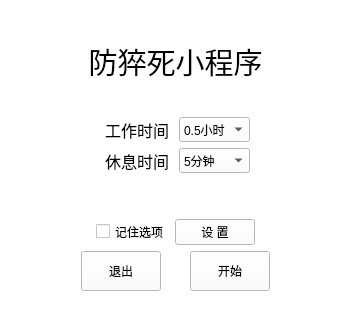
<?xml version="1.0" encoding="UTF-8"?>
<ui version="4.0">
 <class>rest</class>
 <widget class="QWidget" name="rest">
  <property name="geometry">
   <rect>
    <x>0</x>
    <y>0</y>
    <width>350</width>
    <height>318</height>
   </rect>
  </property>
  <property name="sizePolicy">
   <sizepolicy hsizetype="Fixed" vsizetype="Fixed">
    <horstretch>0</horstretch>
    <verstretch>0</verstretch>
   </sizepolicy>
  </property>
  <property name="minimumSize">
   <size>
    <width>350</width>
    <height>318</height>
   </size>
  </property>
  <property name="maximumSize">
   <size>
    <width>350</width>
    <height>318</height>
   </size>
  </property>
  <property name="windowTitle">
   <string>rest</string>
  </property>
  <property name="windowIcon">
   <iconset>
    <normaloff>assets/img/icon.svg</normaloff>assets/img/icon.svg</iconset>
  </property>
  <property name="styleSheet">
   <string notr="true">background-color: rgb(255, 255, 255);</string>
  </property>
  <widget class="QWidget" name="gridLayoutWidget">
   <property name="geometry">
    <rect>
     <x>0</x>
     <y>0</y>
     <width>351</width>
     <height>321</height>
    </rect>
   </property>
   <layout class="QGridLayout" name="gridLayout">
    <property name="sizeConstraint">
     <enum>QLayout::SetDefaultConstraint</enum>
    </property>
    <item row="8" column="0">
     <layout class="QHBoxLayout" name="horizontalLayout_4">
      <item>
       <spacer name="horizontalSpacer_9">
        <property name="orientation">
         <enum>Qt::Horizontal</enum>
        </property>
        <property name="sizeHint" stdset="0">
         <size>
          <width>40</width>
          <height>20</height>
         </size>
        </property>
       </spacer>
      </item>
      <item>
       <widget class="QCheckBox" name="checkBox">
        <property name="minimumSize">
         <size>
          <width>0</width>
          <height>25</height>
         </size>
        </property>
        <property name="text">
         <string>记住选项</string>
        </property>
       </widget>
      </item>
      <item>
       <widget class="QPushButton" name="pushButton_3">
        <property name="text">
         <string>设 置</string>
        </property>
       </widget>
      </item>
      <item>
       <spacer name="horizontalSpacer_8">
        <property name="orientation">
         <enum>Qt::Horizontal</enum>
        </property>
        <property name="sizeHint" stdset="0">
         <size>
          <width>40</width>
          <height>20</height>
         </size>
        </property>
       </spacer>
      </item>
     </layout>
    </item>
    <item row="4" column="0">
     <layout class="QHBoxLayout" name="horizontalLayout_3">
      <item>
       <spacer name="horizontalSpacer_6">
        <property name="orientation">
         <enum>Qt::Horizontal</enum>
        </property>
        <property name="sizeType">
         <enum>QSizePolicy::Fixed</enum>
        </property>
        <property name="sizeHint" stdset="0">
         <size>
          <width>90</width>
          <height>20</height>
         </size>
        </property>
       </spacer>
      </item>
      <item>
       <widget class="QLabel" name="label_3">
        <property name="minimumSize">
         <size>
          <width>0</width>
          <height>25</height>
         </size>
        </property>
        <property name="font">
         <font>
          <family>幼圆</family>
          <pointsize>12</pointsize>
         </font>
        </property>
        <property name="text">
         <string>休息时间</string>
        </property>
        <property name="alignment">
         <set>Qt::AlignCenter</set>
        </property>
       </widget>
      </item>
      <item>
       <widget class="QComboBox" name="restBox">
        <property name="minimumSize">
         <size>
          <width>0</width>
          <height>25</height>
         </size>
        </property>
        <item>
         <property name="text">
          <string>5分钟</string>
         </property>
        </item>
        <item>
         <property name="text">
          <string>10分钟</string>
         </property>
        </item>
        <item>
         <property name="text">
          <string>15分钟</string>
         </property>
        </item>
        <item>
         <property name="text">
          <string>20分钟</string>
         </property>
        </item>
       </widget>
      </item>
      <item>
       <spacer name="horizontalSpacer_7">
        <property name="orientation">
         <enum>Qt::Horizontal</enum>
        </property>
        <property name="sizeType">
         <enum>QSizePolicy::Fixed</enum>
        </property>
        <property name="sizeHint" stdset="0">
         <size>
          <width>90</width>
          <height>20</height>
         </size>
        </property>
       </spacer>
      </item>
     </layout>
    </item>
    <item row="2" column="0">
     <layout class="QVBoxLayout" name="verticalLayout">
      <item>
       <widget class="QLabel" name="label">
        <property name="minimumSize">
         <size>
          <width>0</width>
          <height>100</height>
         </size>
        </property>
        <property name="font">
         <font>
          <family>Arial</family>
          <pointsize>22</pointsize>
         </font>
        </property>
        <property name="text">
         <string>防猝死小程序</string>
        </property>
        <property name="alignment">
         <set>Qt::AlignCenter</set>
        </property>
       </widget>
      </item>
     </layout>
    </item>
    <item row="3" column="0">
     <layout class="QHBoxLayout" name="horizontalLayout_2">
      <item>
       <spacer name="horizontalSpacer_4">
        <property name="orientation">
         <enum>Qt::Horizontal</enum>
        </property>
        <property name="sizeType">
         <enum>QSizePolicy::Fixed</enum>
        </property>
        <property name="sizeHint" stdset="0">
         <size>
          <width>90</width>
          <height>20</height>
         </size>
        </property>
       </spacer>
      </item>
      <item>
       <widget class="QLabel" name="label_2">
        <property name="minimumSize">
         <size>
          <width>0</width>
          <height>25</height>
         </size>
        </property>
        <property name="font">
         <font>
          <family>幼圆</family>
          <pointsize>12</pointsize>
         </font>
        </property>
        <property name="text">
         <string>工作时间</string>
        </property>
        <property name="alignment">
         <set>Qt::AlignCenter</set>
        </property>
       </widget>
      </item>
      <item>
       <widget class="QComboBox" name="work_Box">
        <property name="minimumSize">
         <size>
          <width>0</width>
          <height>25</height>
         </size>
        </property>
        <item>
         <property name="text">
          <string>0.5小时</string>
         </property>
        </item>
        <item>
         <property name="text">
          <string>1小时</string>
         </property>
        </item>
        <item>
         <property name="text">
          <string>1.5小时</string>
         </property>
        </item>
        <item>
         <property name="text">
          <string>2小时</string>
         </property>
        </item>
        <item>
         <property name="text">
          <string>2.5小时</string>
         </property>
        </item>
       </widget>
      </item>
      <item>
       <spacer name="horizontalSpacer_5">
        <property name="orientation">
         <enum>Qt::Horizontal</enum>
        </property>
        <property name="sizeType">
         <enum>QSizePolicy::Fixed</enum>
        </property>
        <property name="sizeHint" stdset="0">
         <size>
          <width>90</width>
          <height>20</height>
         </size>
        </property>
       </spacer>
      </item>
     </layout>
    </item>
    <item row="5" column="0">
     <spacer name="verticalSpacer_2">
      <property name="orientation">
       <enum>Qt::Vertical</enum>
      </property>
      <property name="sizeType">
       <enum>QSizePolicy::Fixed</enum>
      </property>
      <property name="sizeHint" stdset="0">
       <size>
        <width>20</width>
        <height>40</height>
       </size>
      </property>
     </spacer>
    </item>
    <item row="9" column="0">
     <layout class="QHBoxLayout" name="horizontalLayout">
      <property name="sizeConstraint">
       <enum>QLayout::SetMaximumSize</enum>
      </property>
      <item>
       <spacer name="horizontalSpacer_2">
        <property name="orientation">
         <enum>Qt::Horizontal</enum>
        </property>
        <property name="sizeType">
         <enum>QSizePolicy::Fixed</enum>
        </property>
        <property name="sizeHint" stdset="0">
         <size>
          <width>70</width>
          <height>20</height>
         </size>
        </property>
       </spacer>
      </item>
      <item>
       <widget class="QPushButton" name="pushButton_2">
        <property name="minimumSize">
         <size>
          <width>80</width>
          <height>40</height>
         </size>
        </property>
        <property name="text">
         <string>退出</string>
        </property>
       </widget>
      </item>
      <item>
       <spacer name="horizontalSpacer">
        <property name="orientation">
         <enum>Qt::Horizontal</enum>
        </property>
        <property name="sizeHint" stdset="0">
         <size>
          <width>40</width>
          <height>20</height>
         </size>
        </property>
       </spacer>
      </item>
      <item>
       <widget class="QPushButton" name="pushButton">
        <property name="minimumSize">
         <size>
          <width>80</width>
          <height>40</height>
         </size>
        </property>
        <property name="text">
         <string>开始</string>
        </property>
       </widget>
      </item>
      <item>
       <spacer name="horizontalSpacer_3">
        <property name="orientation">
         <enum>Qt::Horizontal</enum>
        </property>
        <property name="sizeType">
         <enum>QSizePolicy::Fixed</enum>
        </property>
        <property name="sizeHint" stdset="0">
         <size>
          <width>70</width>
          <height>20</height>
         </size>
        </property>
       </spacer>
      </item>
     </layout>
    </item>
    <item row="10" column="0">
     <spacer name="verticalSpacer">
      <property name="orientation">
       <enum>Qt::Vertical</enum>
      </property>
      <property name="sizeHint" stdset="0">
       <size>
        <width>20</width>
        <height>40</height>
       </size>
      </property>
     </spacer>
    </item>
   </layout>
  </widget>
 </widget>
 <layoutdefault spacing="6" margin="11"/>
 <resources/>
 <connections/>
</ui>
